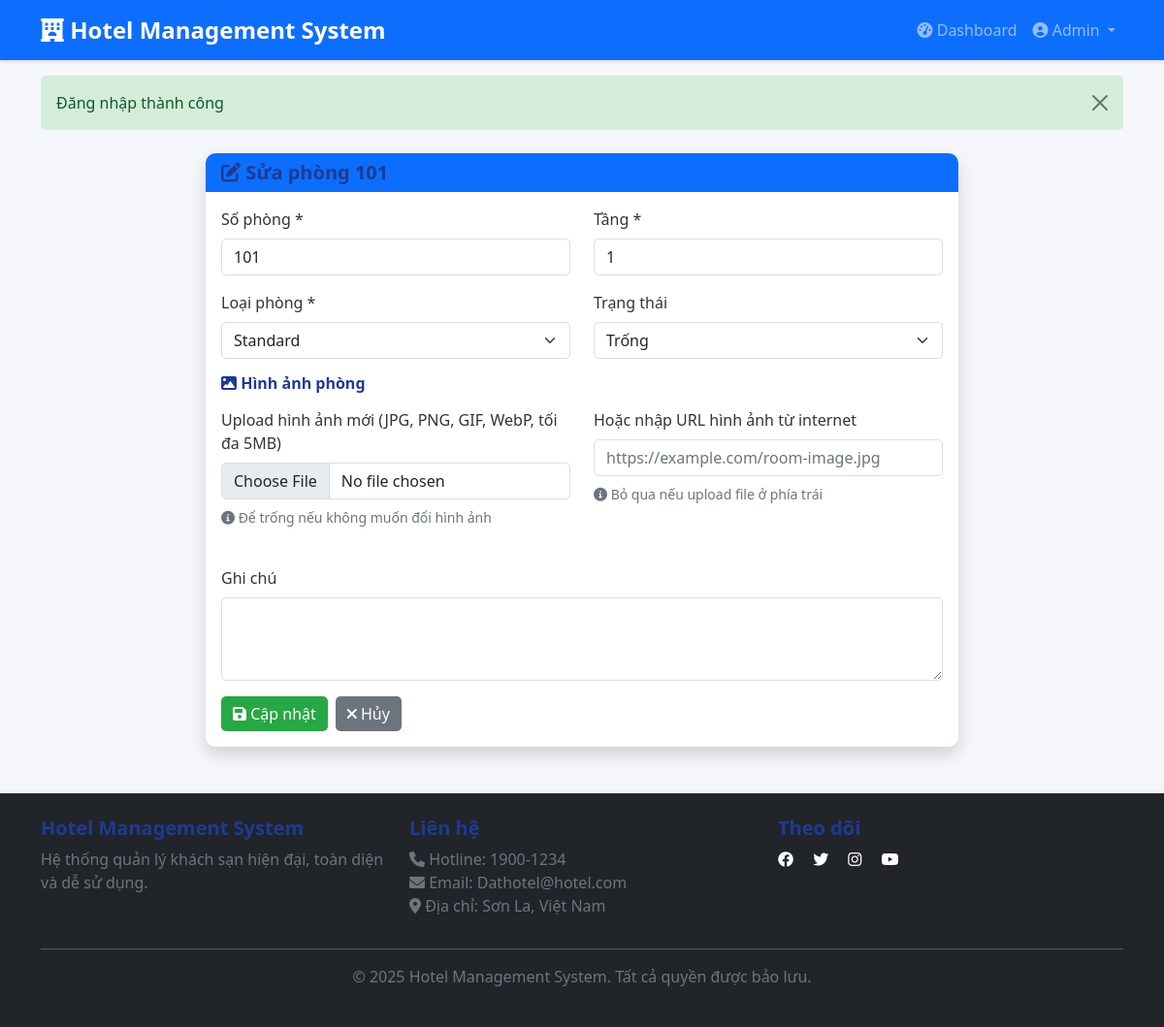
The page /modules/admin/rooms/edit.php?id=1 (signed in) on the database its author committed.
### tables this page shows
CREATE TABLE IF NOT EXISTS rooms (
    id INT PRIMARY KEY AUTO_INCREMENT,
    room_number VARCHAR(10) UNIQUE NOT NULL,
    room_type_id INT NOT NULL,
    floor INT,
    status ENUM('available', 'occupied', 'cleaning', 'maintenance') DEFAULT 'available',
    notes TEXT,
    created_at TIMESTAMP DEFAULT CURRENT_TIMESTAMP,
    FOREIGN KEY (room_type_id) REFERENCES room_types(id),
    INDEX idx_room_number (room_number),
    INDEX idx_status (status),
    INDEX idx_floor (floor)
);

CREATE TABLE IF NOT EXISTS room_types (
    id INT PRIMARY KEY AUTO_INCREMENT,
    type_name NVARCHAR(50) NOT NULL,
    description TEXT,
    base_price DECIMAL(12,2) NOT NULL,
    capacity INT DEFAULT 2,
    amenities TEXT,
    image_url VARCHAR(255),
    status ENUM('active', 'inactive') DEFAULT 'active',
    created_at TIMESTAMP DEFAULT CURRENT_TIMESTAMP,
    INDEX idx_type_name (type_name),
    INDEX idx_status (status)
);

### includes/functions.php (called while the page is built, shortened)
<?php
function esc($text) {
    return htmlspecialchars($text, ENT_QUOTES, 'UTF-8');
}
?>

### modules/admin/rooms/edit.php (the view, shortened to what this page needs)
<?php
require_once '../../../config/database.php';
require_once '../../../includes/functions.php';
$room_id = $_GET['id'] ?? '';
$room = null;
try {
    $stmt = $pdo->prepare("
        SELECT r.*, rt.type_name
        FROM rooms r
        JOIN room_types rt ON r.room_type_id = rt.id
        WHERE r.id = :id
    ");
    $stmt->execute(['id' => $room_id]);
    $room = $stmt->fetch();
    $stmt = $pdo->prepare("SELECT * FROM room_types WHERE status = 'active' ORDER BY type_name");
    $stmt->execute();
    $room_types = $stmt->fetchAll();
} catch (PDOException $e) {
    error_log($e->getMessage());
    $room_types = [];
}
?>
<?php include_once ROOT_PATH . 'includes/header.php'; ?>
<div class="container-fluid mt-4">
    <div class="row">
        <div class="col-md-8 offset-md-2">
            <div class="card shadow">
                <div class="card-header bg-primary text-white">
                    <h5 class="mb-0"><i class="fas fa-edit"></i> Sửa phòng <?php echo esc($room['room_number']); ?></h5>
                </div>
                <div class="card-body">
                    <form method="POST" enctype="multipart/form-data">
                        <div class="row">
                            <div class="col-md-6 mb-3">
                                <label for="room_number" class="form-label">Số phòng *</label>
                                <input type="text" class="form-control" id="room_number" name="room_number"
                                       value="<?php echo esc($_POST['room_number'] ?? $room['room_number']); ?>" required>
                            </div>
                            <div class="col-md-6 mb-3">
                                <label for="floor" class="form-label">Tầng *</label>
                                <input type="number" class="form-control" id="floor" name="floor"
                                       value="<?php echo esc($_POST['floor'] ?? $room['floor']); ?>" required>
                            </div>
                        </div>
                        <div class="row">
                            <div class="col-md-6 mb-3">
                                <label for="room_type_id" class="form-label">Loại phòng *</label>
                                <select class="form-select" id="room_type_id" name="room_type_id" required>
                                    <?php foreach ($room_types as $type): ?>
                                        <option value="<?php echo $type['id']; ?>"
                                                <?php echo ($_POST['room_type_id'] ?? $room['room_type_id']) == $type['id'] ? 'selected' : ''; ?>>
                                            <?php echo esc($type['type_name']); ?>
                                        </option>
                                    <?php endforeach; ?>
                                </select>
                            </div>
                            <div class="col-md-6 mb-3">
                                <label for="status" class="form-label">Trạng thái</label>
                                <select class="form-select" id="status" name="status">
                                    <option value="available" <?php echo ($_POST['status'] ?? $room['status']) == 'available' ? 'selected' : ''; ?>>Trống</option>
                                </select>
                            </div>
                        </div>
                        <div class="mb-4">
                            <h6 class="mb-3"><i class="fas fa-image"></i> Hình ảnh phòng</h6>
                            <div class="row">
                                <div class="col-md-6">
                                    <label for="room_image" class="form-label">Upload hình ảnh mới (JPG, PNG, GIF, WebP, tối đa 5MB)</label>
                                    <input type="file" class="form-control" id="room_image" name="room_image"
                                           accept="image/jpeg,image/png,image/gif,image/webp">
                                    <small class="text-muted d-block mt-2">
                                        <i class="fas fa-info-circle"></i> Để trống nếu không muốn đổi hình ảnh
                                    </small>
                                </div>
                                <div class="col-md-6">
                                    <label for="image_url_external" class="form-label">Hoặc nhập URL hình ảnh từ internet</label>
                                    <input type="url" class="form-control" id="image_url_external" name="image_url_external"
                                           value="<?php echo esc($_POST['image_url_external'] ?? $room['image_url'] ?? ''); ?>"
                                           placeholder="https://example.com/room-image.jpg">
                                    <small class="text-muted d-block mt-2">
                                        <i class="fas fa-info-circle"></i> Bỏ qua nếu upload file ở phía trái
                                    </small>
                                </div>
                            </div>
                        </div>
                        <div class="mb-3">
                            <label for="notes" class="form-label">Ghi chú</label>
                            <textarea class="form-control" id="notes" name="notes" rows="3"><?php echo esc($_POST['notes'] ?? $room['notes']); ?></textarea>
                        </div>
                        <div class="d-flex gap-2">
                            <button type="submit" class="btn btn-success">
                                <i class="fas fa-save"></i> Cập nhật
                            </button>
                            <a href="index.php" class="btn btn-secondary">
                                <i class="fas fa-times"></i> Hủy
                            </a>
                        </div>
                    </form>
                </div>
            </div>
        </div>
    </div>
</div>
<?php include_once ROOT_PATH . 'includes/footer.php'; ?>

### assets/css/style.css (style rules this page uses)
:root { --primary-color: #007bff; --success-color: #28a745; --danger-color: #dc3545; --warning-color: #ffc107; --info-color: #17a2b8; --light-color: #f8f9fa; --dark-color: #343a40; }
* { margin: 0; padding: 0; box-sizing: border-box; }
body { font-family: 'Segoe UI', Tahoma, Geneva, Verdana, sans-serif; color: #333; background-color: #f5f6fa; }
h1, h2, h3, h4, h5, h6 { font-weight: 600; color: #1f3a93; }
.card { border: none; border-radius: 10px; box-shadow: 0 2px 8px rgba(0, 0, 0, 0.1); transition: all 0.3s ease; }
.card-header { border-radius: 10px 10px 0 0 !important; border: none; font-weight: 600; }
.btn { border-radius: 5px; font-weight: 500; transition: all 0.3s ease; border: none; }
.btn-success { background-color: var(--success-color); }
.form-control, .form-select { border-radius: 5px; border: 1px solid #ddd; transition: border-color 0.3s ease; }
.text-muted { color: #6c757d !important; }
.gap-2 { gap: 0.5rem; }
a { color: var(--primary-color); text-decoration: none; transition: color 0.3s ease; }

### rows shown on the page
rooms: room_number "101", floor "1", room_type_id "Standard", status "Trống"

### other values the page prints
APP_NAME "Hotel Management System"
$_SESSION['full_name'] "Admin"
$flash['message'] "Đăng nhập thành công"
